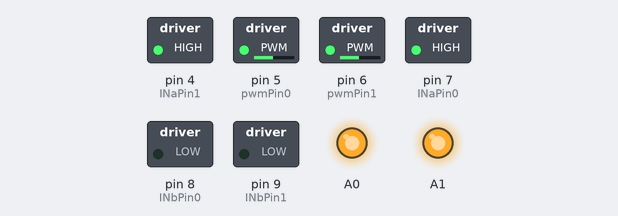
This sketch was run on a simulated Arduino Uno, built with avr-gcc and run on an emulated ATmega328P. On the bench: switched loads named in the sketch (green lamp = pin HIGH), output pins drawn as LEDs (lit = HIGH).

Above: at 0.1 s.
Timing chart, 0 to 1.6 s (numbered marks = the images above):
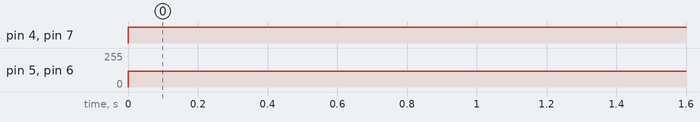

Measured:
- by itself, pin 4 (INaPin1), pin 7 (INaPin0): LOW → HIGH at 0.00 s
- by itself, pin 5 (pwmPin0), pin 6 (pwmPin1): 0/255 → 120/255 at 0.00 s

The sketch:

motor_driver-test.ino
```cpp
#include <string.h>

// pin settings
int pwmPin0 = 5;
int pwmPin1 = 6;
//int pwmPin2 = 6;
//int pwmPin3 = 9;
//int pwmPin4 = 10;
//int pwmPin5 = 11;
int INaPin0 = 7;
int INbPin0 = 8;
int INaPin1 = 4;
int INbPin1 = 9;
//int INaPin2 = 12;
//int INbPin2 = 13;
//int INaPin3 = A5;
//int INbPin3 = A4;
//int INaPin4 = A3;
//int INbPin4 = A2;
//int INaPin5 = A1;
//int INbPin5 = A0;

void setup() {
    Serial.begin(115200);

    // set pins to output
    //pinMode(pwmPin0, OUTPUT);
    //pinMode(pwmPin1, OUTPUT);
    //pinMode(pwmPin2, OUTPUT);
    //pinMode(pwmPin3, OUTPUT);
    //pinMode(pwmPin4, OUTPUT);
    //pinMode(pwmPin5, OUTPUT);
    pinMode(INaPin0, OUTPUT);
    pinMode(INbPin0, OUTPUT);
    pinMode(INaPin1, OUTPUT);
    pinMode(INbPin1, OUTPUT);
    //pinMode(INaPin2, OUTPUT);
    //pinMode(INbPin2, OUTPUT);
    //pinMode(INaPin3, OUTPUT);
    //pinMode(INbPin3, OUTPUT);
    //pinMode(INaPin4, OUTPUT);
    //pinMode(INbPin4, OUTPUT);
    //pinMode(INaPin5, OUTPUT);
    //pinMode(INbPin5, OUTPUT);

    //Enable motor driver
    pinMode(A0, OUTPUT);
    pinMode(A1, OUTPUT);
    digitalWrite(A0, HIGH);
    digitalWrite(A1, HIGH);
}


// function to control motor
// speed is how fast the motor rotates
// Please set pwmPin, InaPin and INbPin for the motor you want to drive
void control_motor(int speed, int pwmPin, int INaPin, int INbPin){
    if(speed > 0){
        analogWrite(pwmPin, speed);
        digitalWrite(INaPin, HIGH);
        digitalWrite(INbPin, LOW);
    }
    else if(speed < 0){
        analogWrite(pwmPin, -speed);
        digitalWrite(INaPin, LOW);
        digitalWrite(INbPin, HIGH);
    }
    else{
        digitalWrite(INaPin, LOW);
        digitalWrite(INbPin, LOW);
    }
}

// In time loop, receive from serial and control 6 motors
void loop() {
    static int speed[6];
    static char buff[30];
    int counter = 0;

    /*
    // read command from raspberry pi
    while(Serial.available()){
        buff[counter] = Serial.read();
        if (counter > 30 || buff[counter] == '*') {
            buff[counter] = '\0';
            speed[0]=atoi(strtok(buff,","));
            speed[1]=atoi(strtok(NULL,","));
            speed[2]=atoi(strtok(NULL,","));
            speed[3]=atoi(strtok(NULL,","));
            speed[4]=atoi(strtok(NULL,","));
            speed[5]=atoi(strtok(NULL,","));
        }
        else{
            counter++;
        }
    }
    */
    speed[0] = 120;
    speed[1] = 120;

    // control motors
    control_motor(speed[0], pwmPin0, INaPin0, INbPin0);
    control_motor(speed[1], pwmPin1, INaPin1, INbPin1);
    //control_motor(speed[2], pwmPin2, INaPin2, INbPin2);
    //control_motor(speed[3], pwmPin3, INaPin3, INbPin3);
    //control_motor(speed[4], pwmPin4, INaPin4, INbPin4);
    //control_motor(speed[5], pwmPin5, INaPin5, INbPin5);

  /*
    // send messages to raspberry pi
    Serial.print(speed[0]); Serial.print(",");
    Serial.print(speed[1]); Serial.print(",");
    Serial.print(speed[2]); Serial.print(",");
    Serial.print(speed[3]); Serial.print(",");
    Serial.print(speed[4]); Serial.print(",");
    Serial.println(speed[5]);
    */

    delay(100);
}
```
